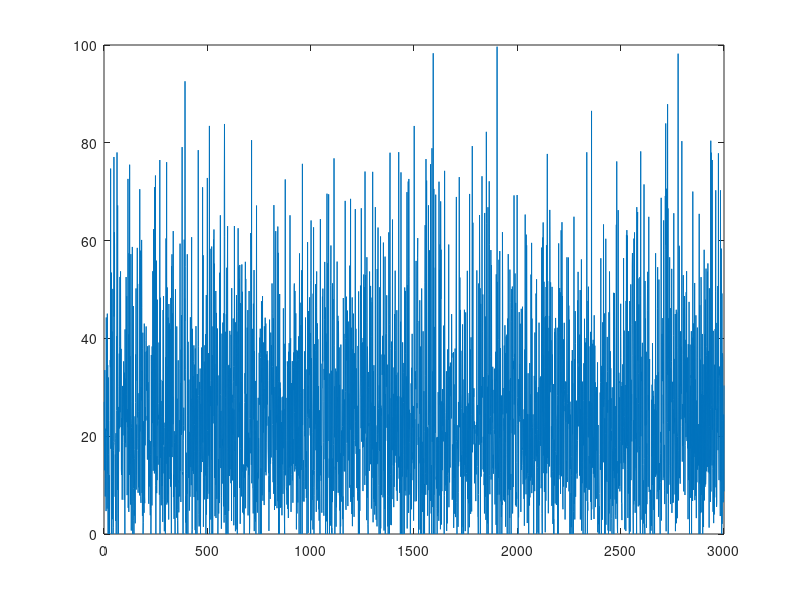

Here is the MATLAB script that generated this plot:
for i=1:3000
    x(1,i)=randn()
    if x(1,i)>2
       x(1,i)=2
    end
    if x(1,i)<-2
       x(1,i)=-2
    end
    x(1,i)=5+x(1,i)*5/2
end
for i=1:3000
    y(1,i)=randn()
    if y(1,i)>2
       y(1,i)=2
    end
    if y(1,i)<-2
       y(1,i)=-2
    end
    
    y(1,i)=5+y(1,i)*5/2
end
w=x.*y
plot(w)
